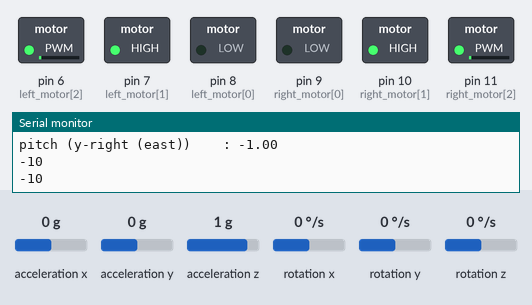
This sketch was run on a simulated Arduino Uno, built with avr-gcc and run on an emulated ATmega328P. On the bench: switched loads named in the sketch (green lamp = pin HIGH), the last lines printed to the serial monitor. The inputs (shaded band) are chosen by the test bench; at power-on: acceleration x 0 g, acceleration y 0 g, acceleration z 1 g, rotation x 0 °/s, rotation y 0 °/s, rotation z 0 °/s.

Above: at 1.4 s.
1.5 s: acceleration x set to -1.4 g
At 2.0 s:
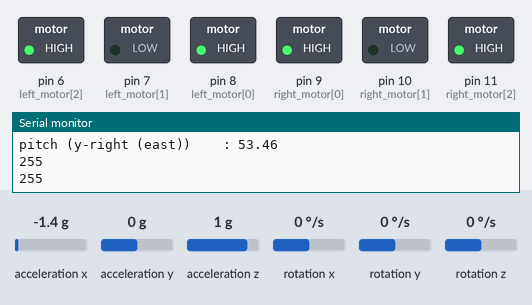
3.0 s: acceleration x set to 0 g
At 5.1 s:
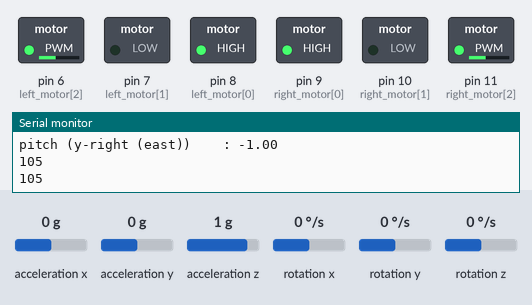
6.0 s: acceleration x set to -0.8 g
7.5 s: acceleration x set to 0.8 g
At 10.3 s:
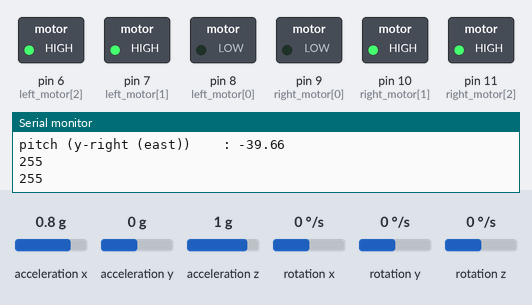
10.5 s: acceleration x set to -0.1 g
At 10.67 s:
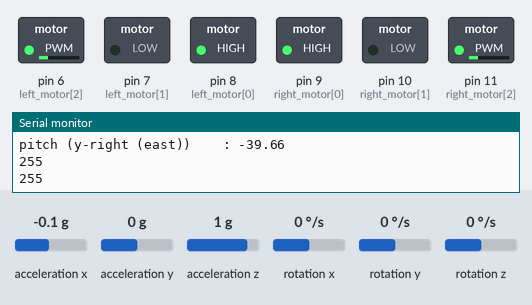
13.5 s: acceleration x set to 1.4 g
At 14.2 s:
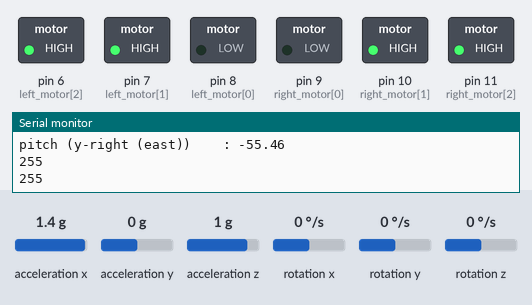
Timing chart, 0 to 16.0 s (numbered marks = the images above; inputs shaded):
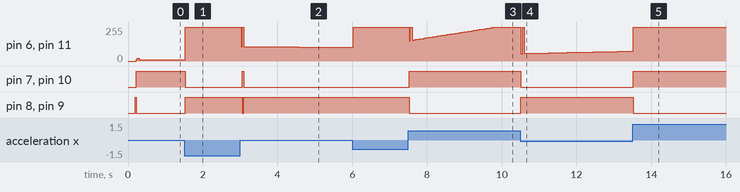

The sketch:

1018selfbalance.ino
```cpp
#include <TimerOne.h>
#include "MPU9250.h"

#define LEFT_INTERRUPT_0 3
#define LEFT_INTERRUPT_1 4
#define RIGHT_INTERRUPT_0 2
#define RIGHT_INTERRUPT_1 5
//*********  motor control *************
int counter[2] ={0,0}; //left ,right step
int left_motor[3]={8,7,6};    //pin8 for pwm
int right_motor[3]={9,10,11}; //pin11 for pwm

//*********  error with target *********
// "0" for left   ,  "1" for right

int error[2]= {0};
float P_error[2]={0};
float I_error[2]={0};
float D_error[2]={0};
float target[2] = {0};
//float kp=0.85;
static float kp=9;
static float ki=0.075;
static float kd=10.325;

//********* time and speed
double Speed[2]={0};
float last_P[2]={0};
int last_counter[2] = {0};
int mpu_counter =0;


//********* IMU
float pitch;
MPU9250 mpu;


void setup() {
  // for IMU

  Wire.begin();
  delay(200);

  Serial.begin(9600);
  Serial.println("haha");
  mpu.setup();
  Serial.println("haha2");
  // for motor
  pinMode(LEFT_INTERRUPT_1,INPUT);
  pinMode(RIGHT_INTERRUPT_1,INPUT);


  for(int i=0;i<3;i++){
      pinMode(left_motor[i],OUTPUT);
      pinMode(right_motor[i],OUTPUT);
  }
  /*
  attachInterrupt(digitalPinToInterrupt(LEFT_INTERRUPT_0), plus_left, RISING);
  attachInterrupt(digitalPinToInterrupt(RIGHT_INTERRUPT_0), plus_right, RISING);
 */
  //for Serial communication


  //for velocity count
  Timer1.initialize(50000); // set a timer of length 50000 microseconds (or 0.1 sec - or 10Hz => the led will blink 5 times, 5 cycles of on-and-off, per second)
  Timer1.attachInterrupt( timerIsr ); // attach the service routine here

}

void loop() {

  //for imu update
  static uint32_t prev_ms = millis();
  if ((millis() - prev_ms) > 16){
      mpu.update();
      //mpu.print();
      pitch=mpu.getPitch()-1;
      target[0]=pitch;
      target[1]=pitch;
      prev_ms = millis();
      mpu_counter++;
  }

  //motor out put
  for(int i =0;i<2;i++){
    P_error[i]=P_E(target[i]); //pose now , target ,whole role
    error[i] = kp*P_error[i]+ki*I_error[i]+kd*D_error[i];//+ki*I_error+kd*D_error;
    if(error[i]>150)
      error[i]=150+(error[i]-150.)*0.75;
    else if(error[i]<-125)
      error[i]=-150+(error[i]+150.)*0.75;
  }
  /*
  if(error[0]>0)error[0]+=60;
    else if(error[0]<0)error[0]-=60;
    if(error[1]>0)error[1]+=60;
    else if(error[1]<0)error[1]-=60;
   */
  //left motor
  digitalWrite(left_motor[0],error[0]<0?0:1);
  digitalWrite(left_motor[1],error[0]<0?1:0);
  if(abs(error[0])>255)error[0]=255;
  analogWrite(left_motor[2],abs(error[0]));
  //analogWrite(left_motor[2],0);
  //right motor
  digitalWrite(right_motor[0],error[1]<0?0:1);
  digitalWrite(right_motor[1],error[1]<0?1:0);
  if(abs(error[1])>255)error[1]=255;
  analogWrite(right_motor[2],abs(error[1]));
  //analogWrite(right_motor[2],0);
  //out put by Serial
   if(mpu_counter>20){
        Serial.print("pitch (y-right (east))    : ");
        Serial.println(mpu.getPitch()-1);
        Serial.println(error[1]);
        Serial.println(error[0]);
        //Serial.print("right counter:");
        //Serial.println(counter[0]);
        //Serial.print("left counter:");
        //Serial.println(counter[1]);
        /*Serial.print("left:");
        Serial.print(counter[0]);
        Serial.print("right:");
        Serial.println(counter[1]);*/
        mpu_counter=0;
   }
}


//      motor  encoder
void timerIsr()
{
    for(int i =0;i<2;i++){
      Speed[i] = (double)(counter[i]-last_counter[i])/550.0*360.0/0.05;
      last_counter[i] = counter[i];
      D_error[i]=P_error[i]-last_P[i];
      last_P[i]=P_error[i];
     // if(I_error[i]<50)
      I_error[i] = I_error[i]+P_error[i];
    }
}

// get p error
int P_E(float target ){
      return(target);
}
```

Measured:
- after the input at 1.5 s, pin 7 (left_motor[1]), pin 10 (right_motor[1]): HIGH → LOW at once; pin 8 (left_motor[0]), pin 9 (right_motor[0]): LOW → HIGH at once
- after the input at 3.0 s, pin 6 (left_motor[2]), pin 11 (right_motor[2]): moves from 255/255 to 103/255 over 2.9 s, starting at once; pin 7 (left_motor[1]), pin 10 (right_motor[1]): LOW → HIGH after 0.05 s, → LOW 0.05 s later; pin 8 (left_motor[0]), pin 9 (right_motor[0]): HIGH → LOW after 0.05 s, → HIGH 0.05 s later
- after the input at 7.5 s, pin 6 (left_motor[2]), pin 11 (right_motor[2]): ramps from 153/255 to 255/255 and jumps back, once every 0.08 s; pin 7 (left_motor[1]), pin 10 (right_motor[1]): LOW → HIGH at once; pin 8 (left_motor[0]), pin 9 (right_motor[0]): HIGH → LOW at once
- after the input at 10.5 s, pin 6 (left_motor[2]), pin 11 (right_motor[2]): ramps from 56/255 to 255/255 and jumps back, once every 0.09 s; pin 7 (left_motor[1]), pin 10 (right_motor[1]): HIGH → LOW at once; pin 8 (left_motor[0]), pin 9 (right_motor[0]): LOW → HIGH at once
- after the input at 13.5 s, pin 7 (left_motor[1]), pin 10 (right_motor[1]): LOW → HIGH at once; pin 8 (left_motor[0]), pin 9 (right_motor[0]): HIGH → LOW at once
